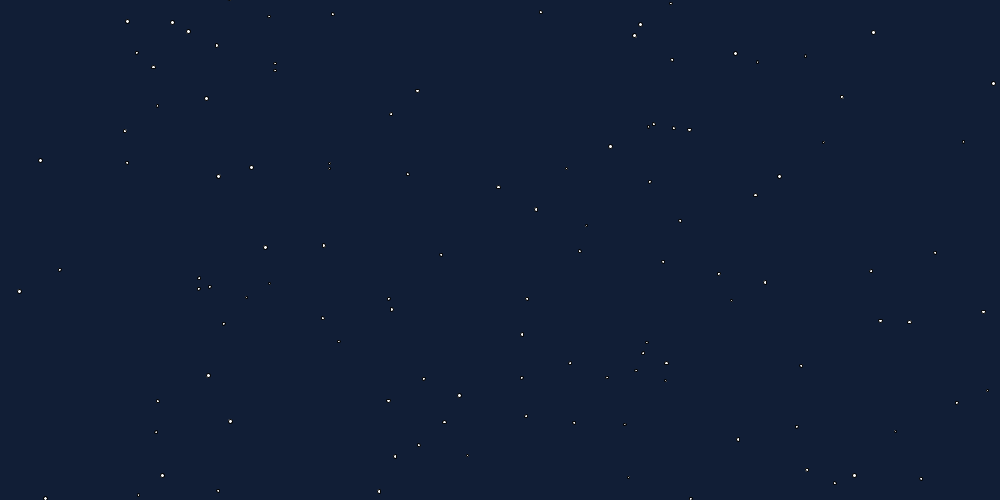
Frame 1 (no input)
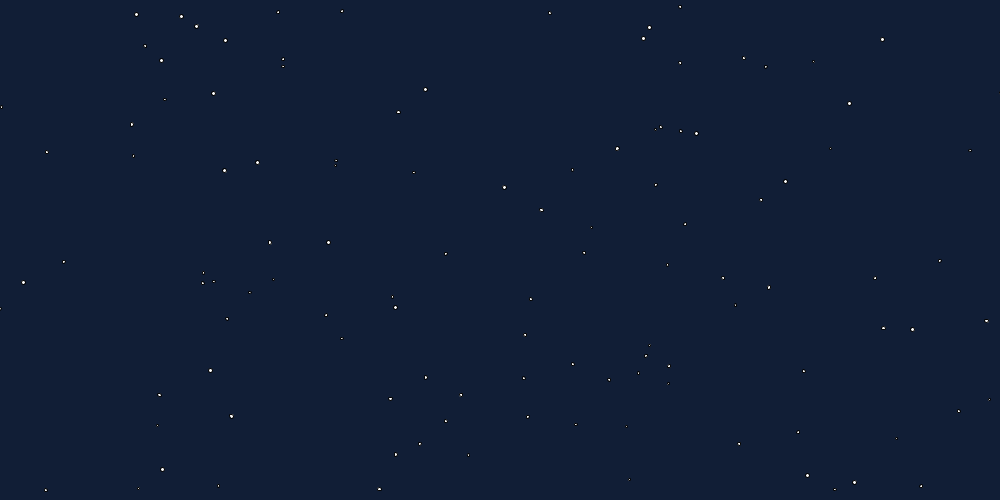
Frame 60 (the mouse pressed at the canvas centre just before this capture)
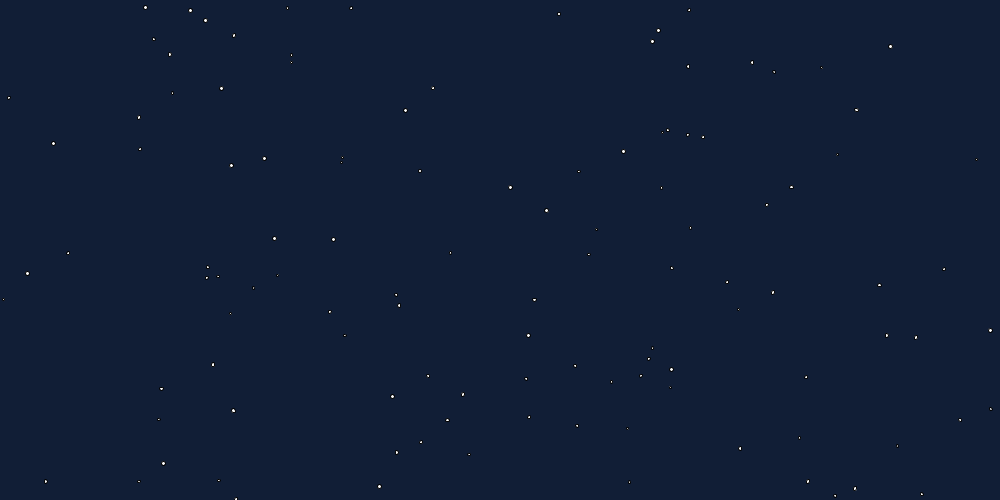
Frame 120 (the mouse held since frame 60 and released just before this capture)

The Processing sketch that drew these frames (run headless with seeded random() and noise(); from frame 60 on, the mouse is pressed at the canvas centre):

// Processing sketch: stars
// ── stars.pde
float[] starsX;
float[] starsY;
float[] starsR;
int count = 1000;
float angle = 0;

void setup()
{
  size(1000,500);
  frameRate(10);
  starsX = new float[count];
  starsY = new float[count];
  starsR = new float[count];
  float hypotenuse = sqrt(width * width + height * height);
  for (int i = 0; i < count; i++)
  {
   starsX[i] = random(-hypotenuse, hypotenuse);
   starsY[i] = random(-hypotenuse, hypotenuse);
   starsR[i] = random(2,4);
  }
  
}

void draw()
{
  background(#111e36);
  translate(width/2, height);
  rotate(angle);
  angle += PI / 10000;
  for (int i = 0; i < count; i++)
  {
    fill(255);
   ellipse(starsX[i], starsY[i], starsR[i], starsR[i]); 
  }
}
